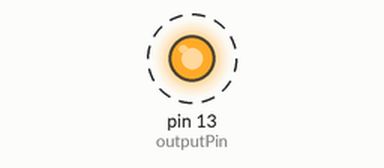
A program run on a simulated Arduino Nano, built with avr-gcc and run on an emulated ATmega328P. Shown: output pins drawn as LEDs (lit = HIGH). Dashed ring = blinking.

Above: at 0.03 s.
Timing chart, 0 to 3.0 s (numbered marks = the images above):
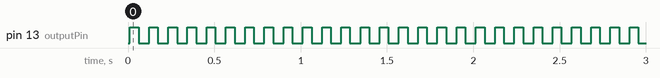

The program:

main.cpp
```cpp
#include <Arduino.h>
int outputPin = 13;

void setup()
{
  pinMode(outputPin, OUTPUT);
  Serial.begin(115200);
}

void PWMTick(int pinNum, unsigned long freqensy, byte duty)
{
  static volatile unsigned long PWM_Timer = 0;
  static volatile byte counter = 0;

  if (micros() - PWM_Timer > freqensy)
  {
    if (counter < duty)
    {
      digitalWrite(outputPin, HIGH);
    }
    if (counter >= duty)
    {
      digitalWrite(outputPin, LOW);
    }
    counter++;
    if (counter == 11)
    {
      counter = 0;
    }

    PWM_Timer = micros();
  }
}

void loop()
{
  PWMTick(outputPin, 10000, 5);
}
```

Measured:
- by itself, pin 13 (outputPin): alternates HIGH for 0.05 s and LOW for 0.06 s
